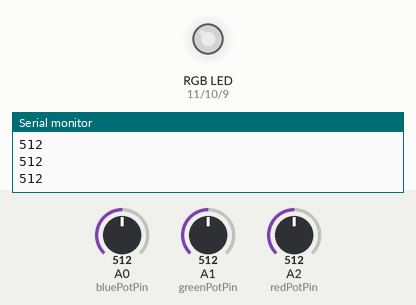
Bench run of a sketch on a simulated Arduino Uno, built with avr-gcc and run on an emulated ATmega328P. Shown: an RGB LED mixed from three pins (HIGH = lit), the last lines printed to the serial monitor. The inputs (shaded band) are chosen by the test bench; at power-on: A0 (bluePotPin) = 512, A2 (redPotPin) = 512, A1 (greenPotPin) = 512. Dim RGB values are drawn brighter than linear.

Above: at 1.2 s.
1.3 s: A0 (bluePotPin) set to 716
At 1.9 s:
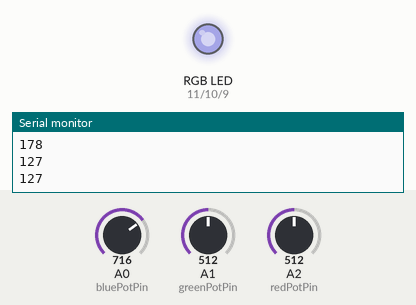
2.8 s: A2 (redPotPin) set to 716
At 4.0 s:
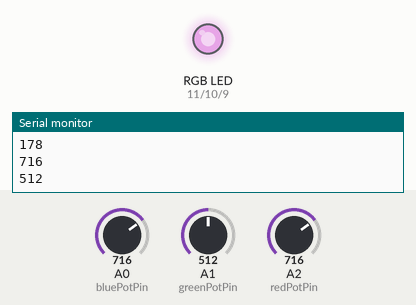
4.3 s: A1 (greenPotPin) set to 245
At 5.1 s:
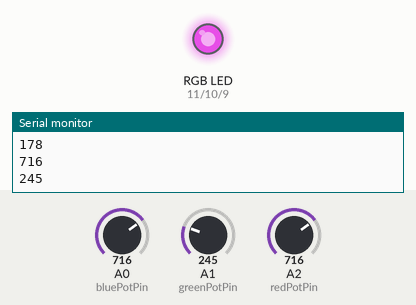
5.8 s: A0 (bluePotPin) set to 900
At 6.6 s:
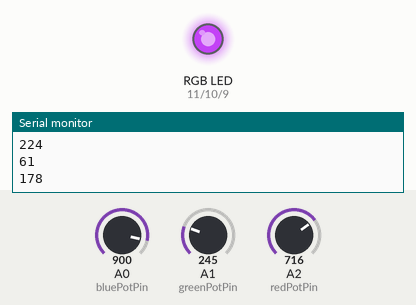
7.3 s: A1 (greenPotPin) set to 265
At 8.0 s:
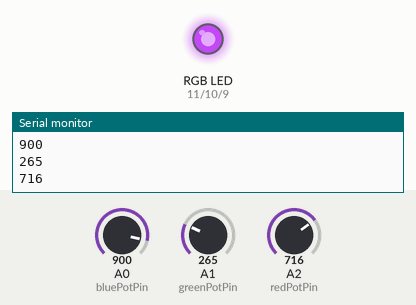
8.8 s: A2 (redPotPin) set to 900
At 9.4 s:
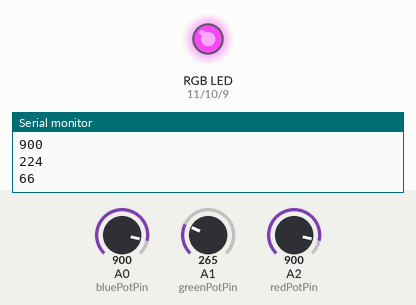
Timing chart, 0 to 11.3 s (numbered marks = the images above; inputs shaded):
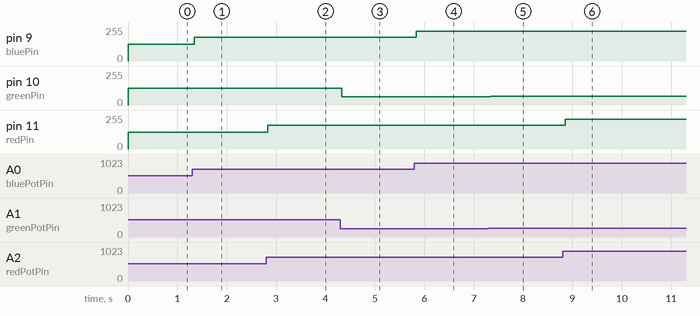

Measured:
- after the input at 1.3 s, pin 9 (bluePin): 127/255 → 178/255 at once
- after the input at 2.8 s, pin 11 (redPin): 127/255 → 178/255 at once
- after the input at 4.3 s, pin 10 (greenPin): 127/255 → 61/255 at once
- after the input at 5.8 s, pin 9 (bluePin): 178/255 → 224/255 at once
- after the input at 7.3 s, pin 10 (greenPin): 61/255 → 66/255 after 0.05 s
- after the input at 8.8 s, pin 11 (redPin): 178/255 → 224/255 after 0.06 s

The sketch:

homework-1.ino
```cpp
const int bluePotPin = A0;
const int bluePin = 9;
unsigned int blueValue;

const int greenPotPin = A1;
const int greenPin = 10;
unsigned int greenValue;

const int redPotPin = A2;
const int redPin = 11;
unsigned int redValue;

const int minPotValue = 0;
const int maxPotValue = 1023;

const int minLedValue = 0;
const int maxLedValue = 255;

const int minValue = 20;

void setup() {
  pinMode(bluePin, OUTPUT); // making sure the pins are set up correctly
  pinMode(bluePotPin, INPUT);

  pinMode(greenPin, OUTPUT);
  pinMode(greenPotPin, INPUT);

  pinMode(redPin, OUTPUT);
  pinMode(redPotPin, INPUT);

  Serial.begin(9600);
}

void loop() {
  blueValue = analogRead(bluePotPin); // reading the values from the potentiometers for RGB led
  greenValue = analogRead(greenPotPin);
  redValue = analogRead(redPotPin);

  Serial.println(blueValue);
  Serial.println(greenValue);
  Serial.println(redValue);

  int blueLedValue = map(blueValue, minPotValue, maxPotValue, minLedValue, maxLedValue); // mapping the results into values that we are going to write on the LED
  int greenLedValue = map(greenValue, minPotValue, maxPotValue, minLedValue, maxLedValue);
  int redLedValue = map(redValue, minPotValue, maxPotValue, minLedValue, maxLedValue);

  Serial.println(blueLedValue);
  Serial.println(greenLedValue);
  Serial.println(redLedValue);

  if(blueLedValue >= minValue) // verifying if the value should pe printed as it is or it should not as it would blink
    analogWrite(bluePin, blueLedValue);
  else analogWrite(bluePin, minLedValue);

  if(greenLedValue >= minValue)
    analogWrite(greenPin, greenLedValue);
  else analogWrite(greenPin, minLedValue);

  if(redLedValue >= minValue)
    analogWrite(redPin, redLedValue);
  else analogWrite(redPin, minLedValue);
}
```
